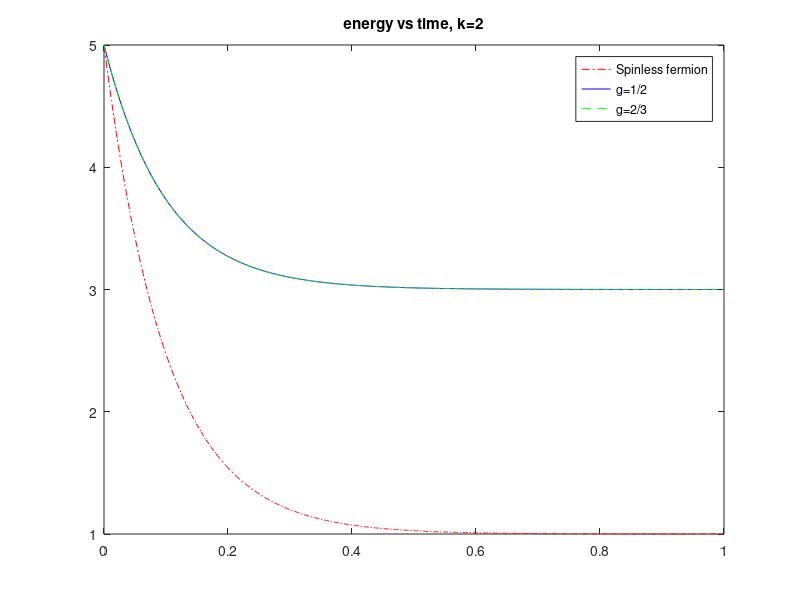

Recreate this plot in MATLAB.
function relax_dynamics_energy2
% Relaxation dynamics with only 1 channel for g=1/2, g=2/3 and spinless
% fermion

clear all

global T gamma imagunit dt dimH
imagunit=sqrt(-1);
T=0.01; %temperature
gamma=10;%gamma=2\pi*Density of states*(coupling constant)^2
dt=0.001;


%%parameters

Eint=5; %Eint>0;  initial energy with the convention that the energy of the groud state is 0. Eint>0
nmax=1000;
channels=[2]; % the channel openned, which is  the number of energy units partilce can go up or down in energy space
size_channels=size(channels);
nchannel=size_channels(2);


%%state matrix for Haldane statistics particles, which can be represented by integer
%%partitions of energies pumped into the systems
[states_h,deg]=partitionMatrix(Eint);
states_h
deg
%k_int = 17;
%states_h(k_ini,:)

%%state matrix for spinless fermions
size_belowfl=Eint+1;
size_abovefl=Eint;
groundState_f=[ones(1,size_belowfl),zeros(1,size_abovefl)];
states_f=stateMatrix_fermi(groundState_f,states_h,size_belowfl)



%%Hamiltonian of the system, H0
dimH=sum(deg);
H0=zeros(dimH, dimH);
size_deg=size(deg);
size_degc=size_deg(2);
for j=2:size_degc
    count_start=sum(deg(1:j-1));
    for k=1:deg(j)
        H0(count_start+k,count_start+k)=j-1;
    end
end
H0


%Gammaton
Gamma_matrix=zeros(nchannel,2);
for i=1:nchannel
    channel=channels(i);
    Gamma_matrix(i,:)=Gamma(channel);
end
disp("gamma matrix:")
disp(Gamma_matrix)


%%Lindblad operator 1 for Haldane statistics particles
L1ac_h=zeros(dimH,dimH,nchannel);
for i=1:nchannel
    channel=channels(i);
    L1ac_h(:,:,i)=Lindblad_h(states_h,deg,channel);
end
disp("L1 of HES:")
L1ac_h



%%Lindblad operator 1 for spinless fermions
L1ac_f=zeros(dimH,dimH,nchannel);
for i=1:nchannel
    channel=channels(i);
    L1ac_f(:,:,i)=Lindblad_f(states_f,deg,channel);
end
disp("L1 of spinless fermion:")
L1ac_f


%%initial density matrix 
Rho_h=zeros(dimH,dimH);
Rho_f=zeros(dimH,dimH);
k_ini = 16;
states_h(k_ini,:)
Rho_h(k_ini,k_ini)=1;
Rho_f(k_ini,k_ini)=1;
% subspace =[17,18,19];
% dim_subspace = size(subspace, 2);
%generate random numbers
% diag_rand = zeros(1,dim_subspace);
% for kk_ind=1:dim_subspace
%     diag_rand(kk_ind) = random('Uniform',0,1);
% end
% total_diag_rand = sum(diag_rand);
% for kk_ind=1:dim_subspace
%     diag_rand(kk_ind) = diag_rand(kk_ind)./total_diag_rand;
% end
% offdiag_rand_re = [];
% offdiag_rand_imag = [];
% for kr_ind=1:dim_subspace
%     for kc_ind=kr_ind+1:dim_subspace
%         offdiag_rand_re = [offdiag_rand_re, random('Uniform',0,1)];
%         offdiag_rand_imag = [offdiag_rand_imag, random('Uniform',0,1)];
%     end
% end
% disp("random diag:")
% fprintf('%10.9f ', diag_rand)
% fprintf('\n')
% disp("random offdiag re:")
% fprintf('%10.9f ', offdiag_rand_re)
% fprintf('\n')
% disp("random offdiag imag:")
% fprintf('%10.9f ', offdiag_rand_imag)
% fprintf('\n')

% diag_rand = [0.329187283 0.260412561 0.410400156];
% offdiag_rand_re = [0.627973359 0.431651170 0.984063724];
% offdiag_rand_imag = [0.291984080 0.015487126 0.167168410];
% for kk_ind=1:dim_subspace
%     kk = subspace(kk_ind);
%     Rho_f(kk,kk)=diag_rand(kk_ind);
%     Rho_h(kk,kk)=Rho_f(kk,kk);
% end
% count_offdiag = 0;
% for kr_ind=1 : dim_subspace
%     kr = subspace(kr_ind);
%     for kc_ind=kr_ind+1 : dim_subspace
%         kc = subspace(kc_ind);
%         count_offdiag = count_offdiag + 1;
%         re = offdiag_rand_re(count_offdiag);
%         imag = offdiag_rand_imag(count_offdiag);
%         Rho_f(kr,kc) = re + imag.*imagunit;
%         Rho_h(kr,kc) = Rho_f(kr,kc);
%         Rho_f(kc,kr) = re - imag.*imagunit;
%         Rho_h(kc,kr) = Rho_f(kc,kr);
%     end
% end
% disp("initial density matrix of spinless fermions/semions:")
% Rho_f(subspace,subspace)
% Rho_h(subspace,subspace)
% for i=1:10
%     Rho_h(i,i)=0.1;
% end
% for i=1:10
%     Rho_f(i,i)=0.1;
% end



%%diagonal elements of Rho
diag_h=zeros(dimH,nmax);
diag_f=zeros(dimH,nmax);
for j=1:dimH
    diag_h(j,1)=Rho_h(j,j);
    diag_f(j,1)=Rho_f(j,j);
end


%%Energy of  initial state of spinless fermion
energyVector_h=zeros(1,nmax);
energyVector_h(1)=trace(Rho_h*H0);
energyVector_f=zeros(1,nmax);
energyVector_f(1)=trace(Rho_f*H0);

%%Lindbald dynamics (Runge-kutta method)
for i=2:nmax
   Rho_f=NextDensityMatrix(H0,L1ac_f,Gamma_matrix,Rho_f,nchannel);
   Rho_h=NextDensityMatrix(H0,L1ac_h,Gamma_matrix,Rho_h,nchannel);
   
   energyVector_f(i)=trace(Rho_f*H0);
   energyVector_h(i)=trace(Rho_h*H0);
   
   for j=1:dimH
    diag_h(j,i)=Rho_h(j,j);
    diag_f(j,i)=Rho_f(j,j);
   end
end






tvector=0:dt:(nmax-1)*dt;

% kf=1;
%spinless fermion
% V1 = VideoWriter('Haldane statistical particles.avi');
% % V1 = VideoWriter('spinless fermion.avi');
% V1.FrameRate = 20;
% open(V1);
% for i=1:nmax
% %     figure
%     diagi=diag_h(:,i);
%     bar(diagi');
%     xticklabels({'0','1','2','2','3','3','3','4','4','4','4','4'});
%     ylim([0,1]);
%     frame = getframe(gcf);
%     writeVideo(V1,frame);
% end
% close(V1);




% 
% kf=kf+1;
% figure(kf)
% count_start=0;
% for i=1:size_degc
%     degi=deg(i);
%     for j=1:degi
%         k=count_start+j;
%         subplot(3,4,k);
%         plot(tvector,diag_f(k,:),'r-.')
%         axis([0 0.5 0 1])
%         title(['E=',num2str(i-1),',Rho(',num2str(k),',',num2str(k), '), '])
%         hold off
%     end
%     count_start=count_start+degi;
% end





%semion (haldane)
%kf=kf+1;
% kf=1;
% figure(kf)
% count_start=0;
% for i=1:size_degc
%     degi=deg(i);
%     for j=1:degi
%         k=count_start+j;
%         subplot(3,4,k);
%         plot(tvector,diag_h(k,:),'b')
%         axis([0 1.5 0 1])
%         title(['E=',num2str(i-1),',Rho(',num2str(k),',',num2str(k), '), '])
%         hold off
%     end
%     count_start=count_start+degi;
% end




% kf=kf+1;
kf=1;
figure(kf)
plot(tvector,energyVector_f,'r-.')
hold on
plot(tvector,energyVector_h,'b-')
hold on
plot(tvector,energyVector_h,'g--')
title(['energy vs time', ', k=',num2str(channels)])
hold off
legend('Spinless fermion','g=1/2','g=2/3')



end




function densityMatrix_next=NextDensityMatrix(H0matrix,L1ac,Gamma_matrix,densityMatrix,nchannel)
%To find density matrix of next step in Runge-Kutta algorithm
global dt
K1=LindbladEqn(H0matrix,L1ac,Gamma_matrix,densityMatrix,nchannel);
K2=LindbladEqn(H0matrix,L1ac,Gamma_matrix,densityMatrix+0.5*dt*K1,nchannel);
K3=LindbladEqn(H0matrix,L1ac,Gamma_matrix,densityMatrix+0.5*dt*K2,nchannel);
K4=LindbladEqn(H0matrix,L1ac,Gamma_matrix,densityMatrix+dt*K3,nchannel);
densityMatrix_next=densityMatrix + (dt/6)*(K1+2*K2+2*K3+K4);
end


function fmatrix=LindbladEqn(H0matrix,L1ac,Gamma_matrix,densityMatrix,nchannel)
%make the right-hand side of Lindblad equation
global imagunit dimH

fmatrix=-imagunit*Commutator(H0matrix,densityMatrix);
for i=1:nchannel
    L1_i=L1ac(:,:,i);
    Gamma_i=Gamma_matrix(i,:);
    for j=1:dimH-1
        for k=j+1:dimH
            if L1_i(k,j)~=0
                L1_is = zeros(dimH,dimH);
                L1_is(k,j) = L1_i(k,j);
                L2_is = transpose(L1_is);
                %pause
                f_dissipation1 = Gamma_i(1)*(L1_is*densityMatrix*transpose(L1_is)-0.5*antiCommutator(transpose(L1_is)*L1_is,densityMatrix));
                f_dissipation2 = Gamma_i(2)*(L2_is*densityMatrix*transpose(L2_is)-0.5*antiCommutator(transpose(L2_is)*L2_is,densityMatrix));
                fmatrix = fmatrix + f_dissipation1 + f_dissipation2;
                %pause
            end
        end
    end   
end
end



function matrix=Commutator(A,B)
matrix=A*B-B*A;
end

function matrix=antiCommutator(A,B)
matrix=A*B+B*A;
end





function L1_h=Lindblad_h(states_h,deg,kchannel)
%Lindblad operator 1 for haldane statistics particles
dimL=sum(deg);
L1_h=zeros(dimL,dimL);
size_deg=size(deg);
len_deg=size_deg(2);
cstart=0; % low
rstart=sum(deg(1:kchannel)); %high
for j=1:(len_deg-kchannel)
    for k1=1:deg(j)
        for k2=1:deg(j+kchannel)
            col=cstart+k1;
            row=rstart+k2;
            statelow=states_h(col,:);
            statehigh=states_h(row,:);
            L1_h(row,col)=L1TwoStates_h(statelow, statehigh, kchannel);
        end
    end
    cstart=cstart+deg(j);
    rstart=rstart+deg(j+kchannel);
end
end


function element=L1TwoStates_h(statelow, statehigh, kchannel)
diffstate=statehigh-statelow;
nonzero_diff=nonzeros(diffstate);
size_nonzero=size(nonzero_diff);
if size_nonzero(1)==1 && sum(nonzero_diff)==kchannel
    element=1;
else
    element=0;
end
end



function L1_f=Lindblad_f(states_f,deg,kchannel)
%Lindblad operator 1 for spinless fermions
dimL=sum(deg);
L1_f=zeros(dimL,dimL);
size_deg=size(deg);
len_deg=size_deg(2);
cstart=0; % low
rstart=sum(deg(1:kchannel)); %high
for j=1:(len_deg-kchannel)
    for k1=1:deg(j)
        for k2=1:deg(j+kchannel)
            col=cstart+k1;
            row=rstart+k2;
            statelow=states_f(col,:);
            statehigh=states_f(row,:);
            L1_f(row,col)=L1TwoStates_f(statelow, statehigh, kchannel);
        end
    end
    cstart=cstart+deg(j);
    rstart=rstart+deg(j+kchannel);
end
end

function element=L1TwoStates_f(statelow, statehigh, kchannel)
diffstate=statehigh-statelow;
ind_low=find(diffstate==-1);
ind_high=find(diffstate==1);
if (ind_high-ind_low)==kchannel
    n_hopover=sum(statelow(ind_low:ind_high))-1;
    element=(-1)^n_hopover;
else
    element=0;
end
end







function n_b=BoseFun(kchannel)
%n:w=n*energy units
global T
n_b=1./(exp(kchannel./T)-1);
end



function Gamma_n=Gamma(n)
global gamma
n_b=BoseFun(n);
Gamma1=gamma.*n_b;
Gamma2=gamma.*(n_b+1);
Gamma_n=[Gamma1,Gamma2];
end



function states_f=stateMatrix_fermi(groundState_f,stateMatrix_Haldane,size_belowfl)
%output: state matrix for spinless fermions
sizep=size(stateMatrix_Haldane);
states_f=groundState_f;
for j=2:sizep(1)
    Evector=stateMatrix_Haldane(j,:);
    statej=MakeExcitedStates(groundState_f,Evector,size_belowfl);
    states_f=[states_f;statej];
end
end


function state=MakeExcitedStates(groundState_f,Evector,fl)
% output: excited state with an energy assignment(Evector) for each fermion 
% input: fl--fermi level
state=groundState_f;
level=fl;
for e = Evector
    if e==0
        break
    end
    state(level)=0;
    state(level+e)=1;
    level=level-1;
end
end


function [integerParMatrix,deg]=partitionMatrix(n)
%output: the matrix of integer partitions of all number less or equal to n
%input: an integer n
if n==0
    integerParMatrix=integer_partitions(n);
    deg=[1];
else
    Matrix_n=integer_partitions(n);
    size_n=size(Matrix_n);
    [Matrix_nless,deg1]=partitionMatrix(n-1);
    size_nless=size(Matrix_nless);
    deg=[deg1,size_n(1)];
    diff_col=abs(size_n(2)-size_nless(2));
    if diff_col==0
        integerParMatrix=[Matrix_nless;Matrix_n];
    else
        row_nless=size_nless(1);
        zerosAppend=zeros(row_nless,1);
        Matrix_nless_fixed=[Matrix_nless,zerosAppend];
        integerParMatrix=[Matrix_nless_fixed;Matrix_n];
    end
end
end






function S = integer_partitions(n,count)
%integer partitions of n
if nargin == 1
    count = n;
end
if n < 0 || n ~= round(n)
    error('Only nonnegative integers allowed!');
elseif n == 0
    if count == 0
        S = 0;
    else
        S = zeros(1,count);
    end
else
    x = ones(1,n);
    x(1) = n;
    m = 1;
    h = 1;
    M = [x(1:m) zeros(1,n-m)];
    while x(1) ~= 1
        if x(h) == 2 
           m = m + 1;
           x(h) = 1;
           h = h - 1;
        else
           r = x(h) - 1;
           t = m - h + 1;
           x(h) = r;
           while t >= r
               h = h + 1;
               x(h) = r;
               t = t - r;
           end
           if t == 0
               m = h;
           else
               m = h + 1;
               if t > 1
                   h = h + 1;
                   x(h) = t;
               end
           end
        end
        M = cat(1,M,[x(1:m) zeros(1,n-m)]);
    end
    if count > n
        M = cat(2,M,zeros(size(M,1),count-n));
    end
    S = [];
    for i = 1:size(M,1)
        if(sum(M(i,1:count)) == n)
            S = cat(1,S,M(i,1:count));
        end
    end
end
end